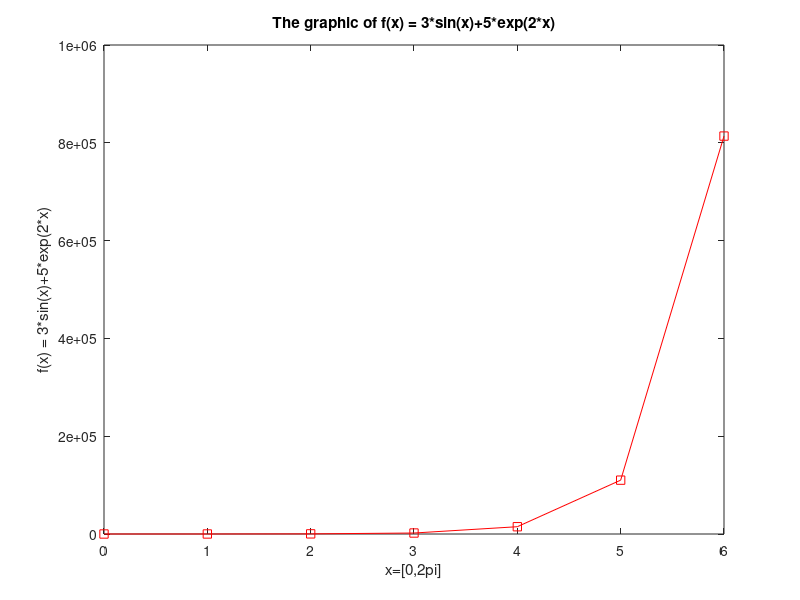

Write MATLAB code to recreate this figure.
x = 0:2*pi;
plot(x,3*sin(x)+5*exp(2*x),'r-s');
title('The graphic of f(x) = 3*sin(x)+5*exp(2*x)');
xlabel('x=[0,2pi]');
ylabel('f(x) = 3*sin(x)+5*exp(2*x)');
